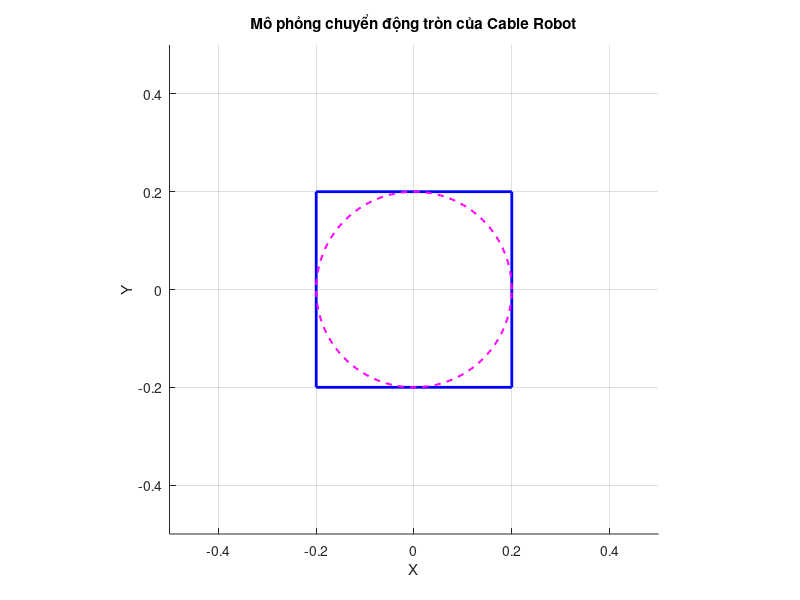

Source code (MATLAB): (Note: this script raises an error after producing the figure.)
clc; clear; close all;

% ==== 1. Kích thước khung ====
L = 0.4; % chiều dài cạnh khung vuông
halfL = L/2;

% ==== 2. Tọa độ các góc cố định (motor positions) ====
A1 = [-halfL, -halfL];
A2 = [ halfL, -halfL];
A3 = [ halfL,  halfL];
A4 = [-halfL,  halfL];
A = [A1; A2; A3; A4];

% ==== 3. Quỹ đạo tròn của end-effector ====
r_traj = 0.15;        % bán kính quỹ đạo
center = [0, 0];      % tâm quỹ đạo
t = linspace(0, 2*pi, 200); % góc quỹ đạo
x_traj = center(1) + r_traj*cos(t);
y_traj = center(2) + r_traj*sin(t);

% ==== 4. Thiết lập đồ thị ====
figure;
hold on; axis equal;
xlabel('X'); ylabel('Y');
title('Mô phỏng chuyển động tròn của Cable Robot');
axis([-0.5 0.5 -0.5 0.5]);
grid on;

% Vẽ khung cố định
plot([-halfL halfL halfL -halfL -halfL], ...
     [-halfL -halfL halfL halfL -halfL], 'b', 'LineWidth', 2);

% Vẽ vùng làm việc
r_workspace = 0.2;
theta = linspace(0, 2*pi, 200);
plot(r_workspace*cos(theta), r_workspace*sin(theta), 'm--', 'LineWidth', 1.5);

% ==== 5. Tạo các đối tượng đồ họa để cập nhật ====
hCables = gobjects(4,1);
for i = 1:4
    hCables(i) = plot([A(i,1) 0], [A(i,2) 0], 'g', 'LineWidth', 2);
end
hEE = plot(0, 0, 'r.', 'MarkerSize', 20); % End-effector (điểm đỏ)
hPath = plot(x_traj, y_traj, 'k:', 'LineWidth', 1); % Quỹ đạo

% ==== 6. Mô phỏng chuyển động ====
for k = 1:length(t)
    % Cập nhật vị trí end-effector
    Px = x_traj(k);
    Py = y_traj(k);

    % Cập nhật từng dây cáp
    for i = 1:4
        set(hCables(i), 'XData', [A(i,1) Px], 'YData', [A(i,2) Py]);
    end

    % Cập nhật vị trí end-effector
    set(hEE, 'XData', Px, 'YData', Py);

    drawnow;
end
